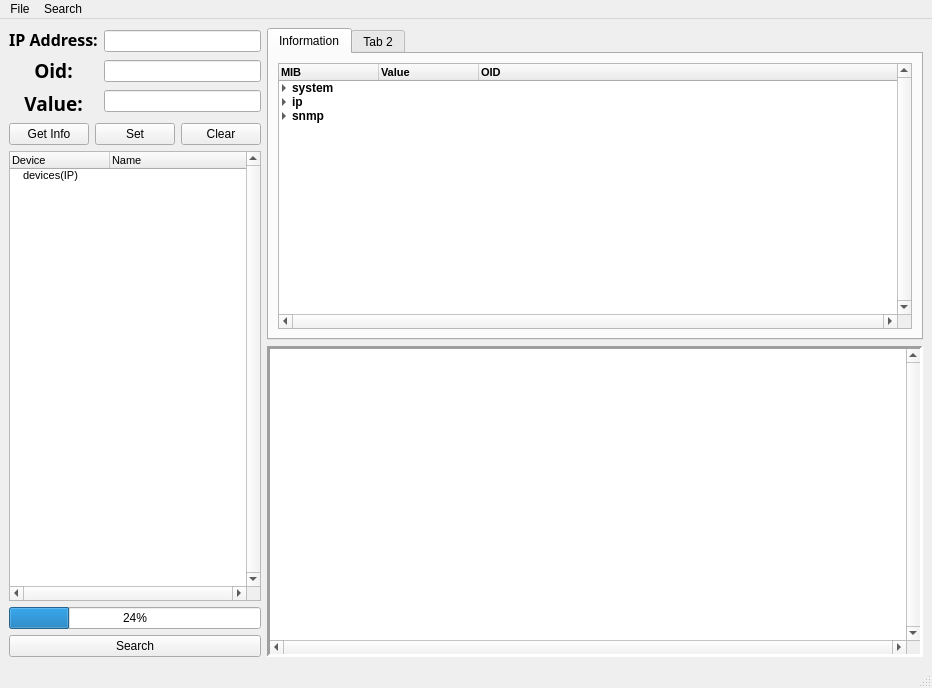
<?xml version="1.0" encoding="UTF-8"?>
<ui version="4.0">
 <class>MainWindow</class>
 <widget class="QMainWindow" name="MainWindow">
  <property name="geometry">
   <rect>
    <x>0</x>
    <y>0</y>
    <width>932</width>
    <height>688</height>
   </rect>
  </property>
  <property name="mouseTracking">
   <bool>false</bool>
  </property>
  <property name="windowTitle">
   <string>snmpTool</string>
  </property>
  <widget class="QWidget" name="centralwidget">
   <layout class="QGridLayout" name="gridLayout">
    <item row="0" column="0">
     <layout class="QHBoxLayout" name="horizontalLayout_4" stretch="3,8">
      <item>
       <layout class="QVBoxLayout" name="verticalLayout_8">
        <item>
         <layout class="QVBoxLayout" name="verticalLayout_3">
          <item>
           <layout class="QHBoxLayout" name="horizontalLayout_2" stretch="3,6">
            <item>
             <layout class="QVBoxLayout" name="verticalLayout_2">
              <item>
               <widget class="QLabel" name="label">
                <property name="font">
                 <font>
                  <family>Agency FB</family>
                  <pointsize>12</pointsize>
                  <weight>75</weight>
                  <bold>true</bold>
                 </font>
                </property>
                <property name="text">
                 <string>IP Address:</string>
                </property>
                <property name="textFormat">
                 <enum>Qt::PlainText</enum>
                </property>
                <property name="alignment">
                 <set>Qt::AlignCenter</set>
                </property>
               </widget>
              </item>
              <item>
               <widget class="QLabel" name="label_2">
                <property name="font">
                 <font>
                  <family>Agency FB</family>
                  <pointsize>14</pointsize>
                  <weight>75</weight>
                  <bold>true</bold>
                 </font>
                </property>
                <property name="toolTipDuration">
                 <number>-4</number>
                </property>
                <property name="layoutDirection">
                 <enum>Qt::RightToLeft</enum>
                </property>
                <property name="text">
                 <string>Oid:</string>
                </property>
                <property name="alignment">
                 <set>Qt::AlignCenter</set>
                </property>
               </widget>
              </item>
              <item>
               <widget class="QLabel" name="label_3">
                <property name="font">
                 <font>
                  <family>Agency FB</family>
                  <pointsize>14</pointsize>
                  <weight>75</weight>
                  <bold>true</bold>
                 </font>
                </property>
                <property name="toolTipDuration">
                 <number>-4</number>
                </property>
                <property name="layoutDirection">
                 <enum>Qt::RightToLeft</enum>
                </property>
                <property name="text">
                 <string>Value:</string>
                </property>
                <property name="alignment">
                 <set>Qt::AlignCenter</set>
                </property>
               </widget>
              </item>
             </layout>
            </item>
            <item>
             <layout class="QVBoxLayout" name="verticalLayout">
              <item>
               <widget class="QLineEdit" name="entryIpAddr">
                <property name="text">
                 <string/>
                </property>
                <property name="cursorPosition">
                 <number>0</number>
                </property>
                <property name="alignment">
                 <set>Qt::AlignLeading|Qt::AlignLeft|Qt::AlignVCenter</set>
                </property>
               </widget>
              </item>
              <item>
               <widget class="QLineEdit" name="entryOid"/>
              </item>
              <item>
               <widget class="QLineEdit" name="entryModValue"/>
              </item>
             </layout>
            </item>
           </layout>
          </item>
          <item>
           <layout class="QHBoxLayout" name="horizontalLayout">
            <item>
             <widget class="QPushButton" name="buttonGetInfo">
              <property name="mouseTracking">
               <bool>true</bool>
              </property>
              <property name="text">
               <string>Get Info</string>
              </property>
             </widget>
            </item>
            <item>
             <widget class="QPushButton" name="buttonSet">
              <property name="text">
               <string>Set</string>
              </property>
             </widget>
            </item>
            <item>
             <widget class="QPushButton" name="buttonClr">
              <property name="text">
               <string>Clear</string>
              </property>
             </widget>
            </item>
           </layout>
          </item>
         </layout>
        </item>
        <item>
         <layout class="QVBoxLayout" name="verticalLayout_7">
          <item>
           <widget class="QTreeWidget" name="treeWidget_2">
            <property name="font">
             <font>
              <pointsize>8</pointsize>
             </font>
            </property>
            <property name="verticalScrollBarPolicy">
             <enum>Qt::ScrollBarAlwaysOn</enum>
            </property>
            <property name="horizontalScrollBarPolicy">
             <enum>Qt::ScrollBarAlwaysOn</enum>
            </property>
            <property name="sizeAdjustPolicy">
             <enum>QAbstractScrollArea::AdjustIgnored</enum>
            </property>
            <property name="autoScroll">
             <bool>false</bool>
            </property>
            <property name="textElideMode">
             <enum>Qt::ElideNone</enum>
            </property>
            <property name="verticalScrollMode">
             <enum>QAbstractItemView::ScrollPerItem</enum>
            </property>
            <property name="horizontalScrollMode">
             <enum>QAbstractItemView::ScrollPerItem</enum>
            </property>
            <property name="autoExpandDelay">
             <number>1</number>
            </property>
            <property name="indentation">
             <number>10</number>
            </property>
            <property name="uniformRowHeights">
             <bool>false</bool>
            </property>
            <property name="allColumnsShowFocus">
             <bool>true</bool>
            </property>
            <property name="expandsOnDoubleClick">
             <bool>false</bool>
            </property>
            <attribute name="headerCascadingSectionResizes">
             <bool>false</bool>
            </attribute>
            <column>
             <property name="text">
              <string>Device</string>
             </property>
            </column>
            <column>
             <property name="text">
              <string>Name</string>
             </property>
            </column>
            <item>
             <property name="text">
              <string>devices(IP)</string>
             </property>
            </item>
           </widget>
          </item>
          <item>
           <layout class="QVBoxLayout" name="verticalLayout_4">
            <item>
             <widget class="QProgressBar" name="threadprogressBar">
              <property name="value">
               <number>24</number>
              </property>
              <property name="alignment">
               <set>Qt::AlignCenter</set>
              </property>
             </widget>
            </item>
            <item>
             <layout class="QHBoxLayout" name="horizontalLayout_3">
              <item>
               <widget class="QPushButton" name="buttonRefresh">
                <property name="text">
                 <string>Search</string>
                </property>
               </widget>
              </item>
             </layout>
            </item>
           </layout>
          </item>
         </layout>
        </item>
       </layout>
      </item>
      <item>
       <layout class="QVBoxLayout" name="verticalLayout_5">
        <item>
         <widget class="QTabWidget" name="tabWidget">
          <property name="sizePolicy">
           <sizepolicy hsizetype="Expanding" vsizetype="Expanding">
            <horstretch>0</horstretch>
            <verstretch>0</verstretch>
           </sizepolicy>
          </property>
          <property name="tabPosition">
           <enum>QTabWidget::North</enum>
          </property>
          <property name="tabShape">
           <enum>QTabWidget::Rounded</enum>
          </property>
          <property name="currentIndex">
           <number>0</number>
          </property>
          <property name="elideMode">
           <enum>Qt::ElideMiddle</enum>
          </property>
          <widget class="QWidget" name="tab">
           <attribute name="title">
            <string>Information</string>
           </attribute>
           <layout class="QGridLayout" name="gridLayout_2">
            <item row="0" column="0">
             <widget class="QTreeWidget" name="treeWidget">
              <property name="verticalScrollBarPolicy">
               <enum>Qt::ScrollBarAlwaysOn</enum>
              </property>
              <property name="horizontalScrollBarPolicy">
               <enum>Qt::ScrollBarAlwaysOn</enum>
              </property>
              <property name="autoScrollMargin">
               <number>16</number>
              </property>
              <property name="indentation">
               <number>10</number>
              </property>
              <property name="uniformRowHeights">
               <bool>false</bool>
              </property>
              <property name="headerHidden">
               <bool>false</bool>
              </property>
              <attribute name="headerDefaultSectionSize">
               <number>100</number>
              </attribute>
              <column>
               <property name="text">
                <string>MIB</string>
               </property>
               <property name="font">
                <font>
                 <pointsize>8</pointsize>
                 <weight>75</weight>
                 <bold>true</bold>
                </font>
               </property>
              </column>
              <column>
               <property name="text">
                <string>Value</string>
               </property>
               <property name="font">
                <font>
                 <pointsize>8</pointsize>
                 <weight>75</weight>
                 <bold>true</bold>
                </font>
               </property>
              </column>
              <column>
               <property name="text">
                <string>OID</string>
               </property>
               <property name="font">
                <font>
                 <pointsize>8</pointsize>
                 <weight>75</weight>
                 <bold>true</bold>
                </font>
               </property>
              </column>
              <item>
               <property name="text">
                <string>system</string>
               </property>
               <property name="font">
                <font>
                 <weight>75</weight>
                 <bold>true</bold>
                </font>
               </property>
               <property name="background">
                <brush brushstyle="NoBrush">
                 <color alpha="255">
                  <red>0</red>
                  <green>0</green>
                  <blue>0</blue>
                 </color>
                </brush>
               </property>
               <property name="foreground">
                <brush brushstyle="NoBrush">
                 <color alpha="255">
                  <red>0</red>
                  <green>0</green>
                  <blue>0</blue>
                 </color>
                </brush>
               </property>
               <property name="text">
                <string/>
               </property>
               <property name="foreground">
                <brush brushstyle="NoBrush">
                 <color alpha="255">
                  <red>147</red>
                  <green>147</green>
                  <blue>147</blue>
                 </color>
                </brush>
               </property>
               <property name="text">
                <string/>
               </property>
               <item>
                <property name="text">
                 <string>sysDescr</string>
                </property>
                <property name="text">
                 <string/>
                </property>
                <property name="text">
                 <string/>
                </property>
               </item>
               <item>
                <property name="text">
                 <string>sysObjectID</string>
                </property>
                <property name="text">
                 <string/>
                </property>
                <property name="text">
                 <string/>
                </property>
               </item>
               <item>
                <property name="text">
                 <string>sysUpTime</string>
                </property>
                <property name="text">
                 <string/>
                </property>
                <property name="text">
                 <string/>
                </property>
               </item>
               <item>
                <property name="text">
                 <string>sysName</string>
                </property>
                <property name="text">
                 <string/>
                </property>
                <property name="text">
                 <string/>
                </property>
               </item>
              </item>
              <item>
               <property name="text">
                <string>ip</string>
               </property>
               <property name="font">
                <font>
                 <weight>75</weight>
                 <bold>true</bold>
                </font>
               </property>
               <property name="text">
                <string/>
               </property>
               <property name="text">
                <string/>
               </property>
               <item>
                <property name="text">
                 <string>ipInReceives</string>
                </property>
                <property name="text">
                 <string/>
                </property>
               </item>
               <item>
                <property name="text">
                 <string>ipInHdrErrors</string>
                </property>
               </item>
              </item>
              <item>
               <property name="text">
                <string>snmp</string>
               </property>
               <property name="font">
                <font>
                 <weight>75</weight>
                 <bold>true</bold>
                </font>
               </property>
               <property name="text">
                <string/>
               </property>
               <property name="text">
                <string/>
               </property>
               <item>
                <property name="text">
                 <string>snmpInPkts</string>
                </property>
               </item>
               <item>
                <property name="text">
                 <string>snmpOutPkts</string>
                </property>
               </item>
               <item>
                <property name="text">
                 <string>snmpInBadVersions</string>
                </property>
               </item>
               <item>
                <property name="text">
                 <string>snmpInBadCommunityNames</string>
                </property>
               </item>
               <item>
                <property name="text">
                 <string>snmpInBadCommunityUses</string>
                </property>
               </item>
              </item>
             </widget>
            </item>
           </layout>
          </widget>
          <widget class="QWidget" name="tab_2">
           <attribute name="title">
            <string>Tab 2</string>
           </attribute>
          </widget>
         </widget>
        </item>
        <item>
         <widget class="QPlainTextEdit" name="displayInfo">
          <property name="frameShape">
           <enum>QFrame::Panel</enum>
          </property>
          <property name="lineWidth">
           <number>3</number>
          </property>
          <property name="midLineWidth">
           <number>3</number>
          </property>
          <property name="verticalScrollBarPolicy">
           <enum>Qt::ScrollBarAlwaysOn</enum>
          </property>
          <property name="horizontalScrollBarPolicy">
           <enum>Qt::ScrollBarAlwaysOn</enum>
          </property>
          <property name="readOnly">
           <bool>true</bool>
          </property>
          <property name="backgroundVisible">
           <bool>false</bool>
          </property>
          <property name="centerOnScroll">
           <bool>true</bool>
          </property>
         </widget>
        </item>
       </layout>
      </item>
     </layout>
    </item>
   </layout>
  </widget>
  <widget class="QMenuBar" name="menubar">
   <property name="geometry">
    <rect>
     <x>0</x>
     <y>0</y>
     <width>932</width>
     <height>23</height>
    </rect>
   </property>
   <widget class="QMenu" name="menuFile">
    <property name="title">
     <string>File</string>
    </property>
   </widget>
   <widget class="QMenu" name="menuSearch">
    <property name="title">
     <string>Search</string>
    </property>
    <addaction name="actionSearch_by_IP"/>
   </widget>
   <addaction name="menuFile"/>
   <addaction name="menuSearch"/>
  </widget>
  <widget class="QStatusBar" name="statusbar"/>
  <action name="actionSearch_by_IP">
   <property name="text">
    <string>Search by IP</string>
   </property>
  </action>
 </widget>
 <resources/>
 <connections/>
</ui>
